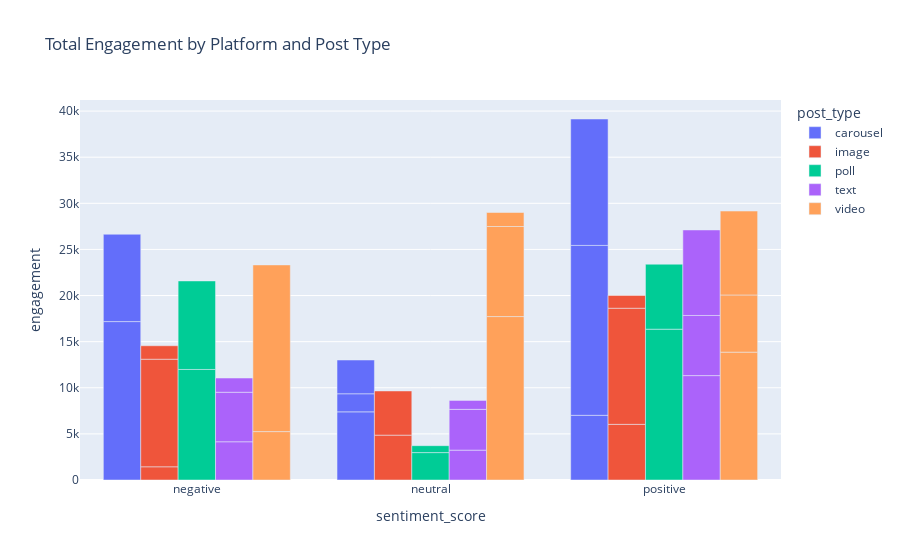

Write notebook code for a chart like this one.
### Code cell
fig = px.bar(dataset_grouped_smedia,
             x='sentiment_score',
             y='engagement',
             color='post_type',
             barmode='group',
             title='Total Engagement by Platform and Post Type',
             hover_data=['platform'])
fig.show()

### Figure 1 — Plotly figure (JSON) as saved in the notebook; plotly's stock layout.template omitted (floating-point values rounded to 4 significant figures)
{"data": [{"alignmentgroup": "True", "customdata": [["Facebook"], ["Facebook"], ["Facebook"], ["Instagram"], ["Instagram"], ["Instagram"], ["Twitter"], ["Twitter"]], "hovertemplate": "post_type=carousel<br>sentiment_score=%{x}<br>engagement=%{y}<br>platform=%{customdata[0]}<extra></extra>", "legendgroup": "carousel", "marker": {"color": "#636efa", "pattern": {"shape": ""}}, "name": "carousel", "offsetgroup": "carousel", "orientation": "v", "showlegend": true, "textposition": "auto", "type": "bar", "x": ["negative", "neutral", "positive", "negative", "neutral", "positive", "neutral", "positive"], "xaxis": "x", "y": [17177, 7389, 7014, 9469, 1959, 18423, 3663, 13705], "yaxis": "y"}, {"alignmentgroup": "True", "customdata": [["Facebook"], ["Facebook"], ["Instagram"], ["Instagram"], ["Instagram"], ["Twitter"], ["Twitter"], ["Twitter"]], "hovertemplate": "post_type=image<br>sentiment_score=%{x}<br>engagement=%{y}<br>platform=%{customdata[0]}<extra></extra>", "legendgroup": "image", "marker": {"color": "#EF553B", "pattern": {"shape": ""}}, "name": "image", "offsetgroup": "image", "orientation": "v", "showlegend": true, "textposition": "auto", "type": "bar", "x": ["negative", "positive", "negative", "neutral", "positive", "negative", "neutral", "positive"], "xaxis": "x", "y": [1432, 6034, 11665, 4865, 12590, 1460, 4789, 1390], "yaxis": "y"}, {"alignmentgroup": "True", "customdata": [["Facebook"], ["Facebook"], ["Instagram"], ["Instagram"], ["Twitter"], ["Twitter"]], "hovertemplate": "post_type=poll<br>sentiment_score=%{x}<br>engagement=%{y}<br>platform=%{customdata[0]}<extra></extra>", "legendgroup": "poll", "marker": {"color": "#00cc96", "pattern": {"shape": ""}}, "name": "poll", "offsetgroup": "poll", "orientation": "v", "showlegend": true, "textposition": "auto", "type": "bar", "x": ["negative", "neutral", "negative", "positive", "neutral", "positive"], "xaxis": "x", "y": [11985, 2971, 9598, 16353, 750, 7046], "yaxis": "y"}, {"alignmentgroup": "True", "customdata": [["Facebook"], ["Facebook"], ["Facebook"], ["Instagram"], ["Instagram"], ["Instagram"], ["Twitter"], ["Twitter"], ["Twitter"]], "hovertemplate": "post_type=text<br>sentiment_score=%{x}<br>engagement=%{y}<br>platform=%{customdata[0]}<extra></extra>", "legendgroup": "text", "marker": {"color": "#ab63fa", "pattern": {"shape": ""}}, "name": "text", "offsetgroup": "text", "orientation": "v", "showlegend": true, "textposition": "auto", "type": "bar", "x": ["negative", "neutral", "positive", "negative", "neutral", "positive", "negative", "neutral", "positive"], "xaxis": "x", "y": [4145, 3238, 11320, 5370, 4422, 6518, 1542, 973, 9273], "yaxis": "y"}, {"alignmentgroup": "True", "customdata": [["Facebook"], ["Facebook"], ["Facebook"], ["Instagram"], ["Instagram"], ["Instagram"], ["Twitter"], ["Twitter"]], "hovertemplate": "post_type=video<br>sentiment_score=%{x}<br>engagement=%{y}<br>platform=%{customdata[0]}<extra></extra>", "legendgroup": "video", "marker": {"color": "#FFA15A", "pattern": {"shape": ""}}, "name": "video", "offsetgroup": "video", "orientation": "v", "showlegend": true, "textposition": "auto", "type": "bar", "x": ["negative", "neutral", "positive", "negative", "neutral", "positive", "neutral", "positive"], "xaxis": "x", "y": [5248, 17720, 13864, 18071, 9767, 6198, 1517, 9099], "yaxis": "y"}], "layout": {"barmode": "group", "legend": {"title": {"text": "post_type"}, "tracegroupgap": 0}, "title": {"text": "Total Engagement by Platform and Post Type"}, "xaxis": {"anchor": "y", "domain": [0, 1], "title": {"text": "sentiment_score"}}, "yaxis": {"anchor": "x", "domain": [0, 1], "title": {"text": "engagement"}}}}
